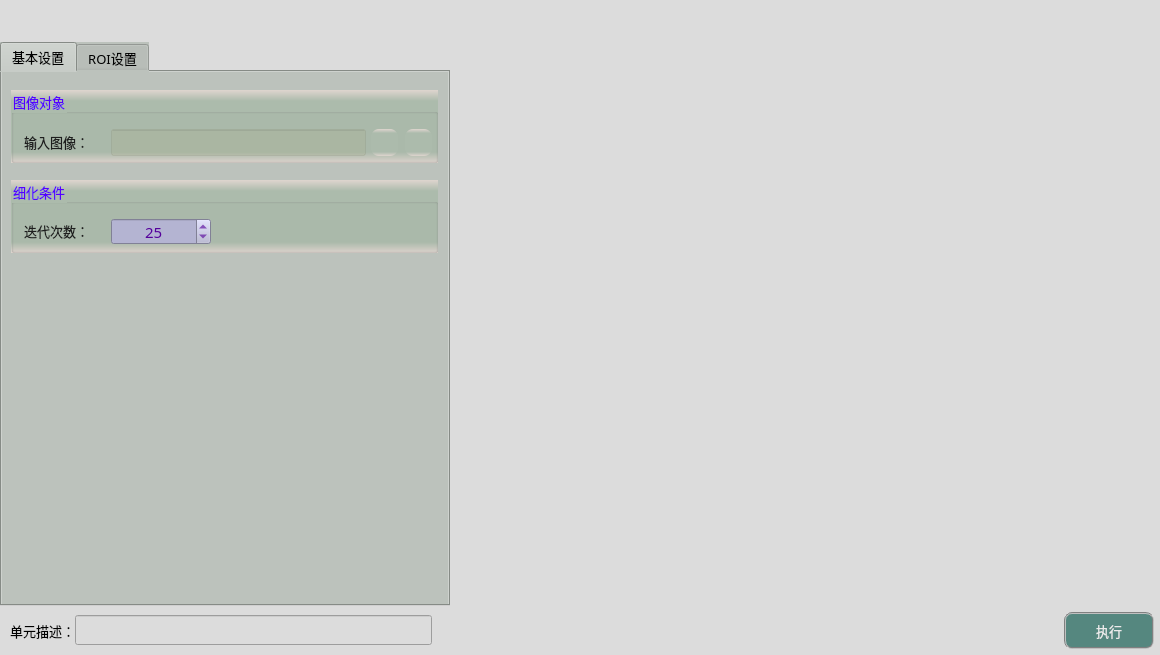
<?xml version="1.0" encoding="UTF-8"?>
<ui version="4.0">
 <class>frmSkeletonClass</class>
 <widget class="QDialog" name="frmSkeletonClass">
  <property name="geometry">
   <rect>
    <x>0</x>
    <y>0</y>
    <width>1160</width>
    <height>655</height>
   </rect>
  </property>
  <property name="sizePolicy">
   <sizepolicy hsizetype="Fixed" vsizetype="Fixed">
    <horstretch>0</horstretch>
    <verstretch>0</verstretch>
   </sizepolicy>
  </property>
  <property name="minimumSize">
   <size>
    <width>1160</width>
    <height>655</height>
   </size>
  </property>
  <property name="maximumSize">
   <size>
    <width>1160</width>
    <height>655</height>
   </size>
  </property>
  <property name="windowTitle">
   <string>图像细化</string>
  </property>
  <property name="styleSheet">
   <string notr="true">background-color: rgb(220, 220, 220);</string>
  </property>
  <layout class="QGridLayout" name="gridLayout">
   <property name="leftMargin">
    <number>0</number>
   </property>
   <property name="topMargin">
    <number>0</number>
   </property>
   <property name="rightMargin">
    <number>0</number>
   </property>
   <property name="bottomMargin">
    <number>0</number>
   </property>
   <property name="spacing">
    <number>1</number>
   </property>
   <item row="0" column="2">
    <spacer name="verticalSpacer">
     <property name="orientation">
      <enum>Qt::Vertical</enum>
     </property>
     <property name="sizeType">
      <enum>QSizePolicy::Fixed</enum>
     </property>
     <property name="sizeHint" stdset="0">
      <size>
       <width>20</width>
       <height>42</height>
      </size>
     </property>
    </spacer>
   </item>
   <item row="2" column="0">
    <spacer name="verticalSpacer_4">
     <property name="orientation">
      <enum>Qt::Vertical</enum>
     </property>
     <property name="sizeType">
      <enum>QSizePolicy::Fixed</enum>
     </property>
     <property name="sizeHint" stdset="0">
      <size>
       <width>20</width>
       <height>5</height>
      </size>
     </property>
    </spacer>
   </item>
   <item row="0" column="0">
    <spacer name="verticalSpacer_2">
     <property name="orientation">
      <enum>Qt::Vertical</enum>
     </property>
     <property name="sizeType">
      <enum>QSizePolicy::Fixed</enum>
     </property>
     <property name="sizeHint" stdset="0">
      <size>
       <width>20</width>
       <height>42</height>
      </size>
     </property>
    </spacer>
   </item>
   <item row="1" column="0">
    <widget class="QTabWidget" name="tabWidget">
     <property name="sizePolicy">
      <sizepolicy hsizetype="Fixed" vsizetype="Expanding">
       <horstretch>0</horstretch>
       <verstretch>0</verstretch>
      </sizepolicy>
     </property>
     <property name="minimumSize">
      <size>
       <width>450</width>
       <height>550</height>
      </size>
     </property>
     <property name="maximumSize">
      <size>
       <width>16777215</width>
       <height>16777215</height>
      </size>
     </property>
     <property name="font">
      <font>
       <family>微软雅黑</family>
       <pointsize>10</pointsize>
      </font>
     </property>
     <property name="styleSheet">
      <string notr="true">background-color: #bcc2bc;</string>
     </property>
     <property name="currentIndex">
      <number>0</number>
     </property>
     <widget class="QWidget" name="tab">
      <attribute name="title">
       <string>基本设置</string>
      </attribute>
      <widget class="QGroupBox" name="groupCamera">
       <property name="geometry">
        <rect>
         <x>9</x>
         <y>18</y>
         <width>427</width>
         <height>73</height>
        </rect>
       </property>
       <property name="font">
        <font>
         <family>微软雅黑</family>
         <pointsize>10</pointsize>
        </font>
       </property>
       <property name="styleSheet">
        <string notr="true">background-color: qlineargradient(x1:0, y1:0, x2:0, y2:1, stop:0 #dfd5cf, stop: 0.15 #acbbac, stop: 0.85 #acbbac,stop:1 #dfd5cf);
color: rgb(85, 0, 255);</string>
       </property>
       <property name="title">
        <string>图像对象</string>
       </property>
       <widget class="QLabel" name="label_4">
        <property name="geometry">
         <rect>
          <x>13</x>
          <y>42</y>
          <width>79</width>
          <height>19</height>
         </rect>
        </property>
        <property name="font">
         <font>
          <family>微软雅黑</family>
          <pointsize>10</pointsize>
         </font>
        </property>
        <property name="styleSheet">
         <string notr="true">color: rgb(30, 30, 30);
background: transparent;</string>
        </property>
        <property name="text">
         <string>输入图像：</string>
        </property>
       </widget>
       <widget class="QLineEdit" name="txtLinkImage">
        <property name="geometry">
         <rect>
          <x>100</x>
          <y>39</y>
          <width>255</width>
          <height>27</height>
         </rect>
        </property>
        <property name="font">
         <font>
          <family>微软雅黑</family>
          <pointsize>10</pointsize>
         </font>
        </property>
        <property name="styleSheet">
         <string notr="true">color: rgb(0, 0, 200);
background-color: rgba(170, 170, 127,50);</string>
        </property>
        <property name="alignment">
         <set>Qt::AlignCenter</set>
        </property>
        <property name="readOnly">
         <bool>true</bool>
        </property>
       </widget>
       <widget class="QPushButton" name="btnLinkImage">
        <property name="geometry">
         <rect>
          <x>360</x>
          <y>39</y>
          <width>27</width>
          <height>27</height>
         </rect>
        </property>
        <property name="toolTip">
         <string>链接图像</string>
        </property>
        <property name="styleSheet">
         <string notr="true">QWidget{ border:none;border-radius: 8px;padding: 2px 4px;}
QPushButton:hover{ background-color: rgba(85, 150, 127, 100);}
QPushButton:pressed{background-color: rgba(85, 180, 127, 160);}</string>
        </property>
        <property name="text">
         <string/>
        </property>
        <property name="icon">
         <iconset resource="sub_res.qrc">
          <normaloff>:/resource/link.png</normaloff>:/resource/link.png</iconset>
        </property>
        <property name="iconSize">
         <size>
          <width>27</width>
          <height>27</height>
         </size>
        </property>
       </widget>
       <widget class="QPushButton" name="btnDelLinkImage">
        <property name="geometry">
         <rect>
          <x>394</x>
          <y>39</y>
          <width>27</width>
          <height>27</height>
         </rect>
        </property>
        <property name="toolTip">
         <string>删除图像链接</string>
        </property>
        <property name="styleSheet">
         <string notr="true">QWidget{ border:none;border-radius: 8px;padding: 2px 4px;}
QPushButton:hover{ background-color: rgba(226, 142, 162, 100);}
QPushButton:pressed{background-color: rgba(226, 172, 162, 200);}</string>
        </property>
        <property name="text">
         <string/>
        </property>
        <property name="icon">
         <iconset resource="sub_res.qrc">
          <normaloff>:/resource/del_link.png</normaloff>:/resource/del_link.png</iconset>
        </property>
        <property name="iconSize">
         <size>
          <width>27</width>
          <height>27</height>
         </size>
        </property>
       </widget>
      </widget>
      <widget class="QGroupBox" name="groupCamera_2">
       <property name="geometry">
        <rect>
         <x>9</x>
         <y>108</y>
         <width>427</width>
         <height>73</height>
        </rect>
       </property>
       <property name="font">
        <font>
         <family>微软雅黑</family>
         <pointsize>10</pointsize>
        </font>
       </property>
       <property name="styleSheet">
        <string notr="true">background-color: qlineargradient(x1:0, y1:0, x2:0, y2:1, stop:0 #dfd5cf, stop: 0.15 #acbbac, stop: 0.85 #acbbac,stop:1 #dfd5cf);
color: rgb(85, 0, 255);</string>
       </property>
       <property name="title">
        <string>细化条件</string>
       </property>
       <widget class="QSpinBox" name="spinIterateNum">
        <property name="geometry">
         <rect>
          <x>100</x>
          <y>38</y>
          <width>100</width>
          <height>27</height>
         </rect>
        </property>
        <property name="font">
         <font>
          <family>微软雅黑</family>
          <pointsize>11</pointsize>
         </font>
        </property>
        <property name="styleSheet">
         <string notr="true">QWidget{color: rgb(85, 0, 155);background-color: rgb(180, 180, 210);}
QSpinBox::up-button{
    border:transparent;
}
QSpinBox::down-button{
    border:transparent;
}
QSpinBox::up-arrow{
    image:url(:/resource/up.png);
}
QSpinBox::down-arrow{
    image:url(:/resource/down.png);
}</string>
        </property>
        <property name="alignment">
         <set>Qt::AlignCenter</set>
        </property>
        <property name="minimum">
         <number>0</number>
        </property>
        <property name="maximum">
         <number>100</number>
        </property>
        <property name="value">
         <number>25</number>
        </property>
       </widget>
       <widget class="QLabel" name="label_5">
        <property name="geometry">
         <rect>
          <x>13</x>
          <y>41</y>
          <width>79</width>
          <height>19</height>
         </rect>
        </property>
        <property name="font">
         <font>
          <family>微软雅黑</family>
          <pointsize>10</pointsize>
          <weight>50</weight>
          <bold>false</bold>
         </font>
        </property>
        <property name="styleSheet">
         <string notr="true">color: rgb(30, 30, 30);
background: transparent;</string>
        </property>
        <property name="text">
         <string>迭代次数：</string>
        </property>
       </widget>
      </widget>
     </widget>
     <widget class="QWidget" name="tab_2">
      <attribute name="title">
       <string>ROI设置</string>
      </attribute>
      <widget class="QGroupBox" name="groupCamera_8">
       <property name="geometry">
        <rect>
         <x>9</x>
         <y>18</y>
         <width>427</width>
         <height>73</height>
        </rect>
       </property>
       <property name="font">
        <font>
         <family>微软雅黑</family>
         <pointsize>10</pointsize>
        </font>
       </property>
       <property name="styleSheet">
        <string notr="true">background-color: qlineargradient(x1:0, y1:0, x2:0, y2:1, stop:0 #dfd5cf, stop: 0.15 #acbbac, stop: 0.85 #acbbac,stop:1 #dfd5cf);
color: rgb(85, 0, 255);</string>
       </property>
       <property name="title">
        <string>ROI对象</string>
       </property>
       <widget class="QCheckBox" name="checkUseROI">
        <property name="geometry">
         <rect>
          <x>13</x>
          <y>36</y>
          <width>93</width>
          <height>27</height>
         </rect>
        </property>
        <property name="sizePolicy">
         <sizepolicy hsizetype="Fixed" vsizetype="Fixed">
          <horstretch>0</horstretch>
          <verstretch>0</verstretch>
         </sizepolicy>
        </property>
        <property name="font">
         <font>
          <family>微软雅黑</family>
          <pointsize>10</pointsize>
         </font>
        </property>
        <property name="styleSheet">
         <string notr="true">QCheckBox{
    color: rgb(30, 30, 30);
	border-style: flat;
	background: transparent;
}
QCheckBox::indicator {
    width: 17px;
    height: 17px;    
}
QCheckBox::indicator::unchecked {
    image: url(:/resource/untick.png);
}
QCheckBox::indicator::checked {
    image: url(:/resource/tick.png);
};</string>
        </property>
        <property name="text">
         <string>使用ROI</string>
        </property>
        <property name="iconSize">
         <size>
          <width>22</width>
          <height>22</height>
         </size>
        </property>
       </widget>
       <widget class="QComboBox" name="comboROIShape">
        <property name="geometry">
         <rect>
          <x>130</x>
          <y>35</y>
          <width>95</width>
          <height>30</height>
         </rect>
        </property>
        <property name="font">
         <font>
          <family>微软雅黑</family>
          <pointsize>10</pointsize>
         </font>
        </property>
        <property name="styleSheet">
         <string notr="true">QComboBox {
    border: 1px solid gray;
    border-radius: 3px;  
    min-width: 5em;
    color: rgb(0, 0, 200);
	background-color: rgba(170, 170, 127,100);
}
QComboBox::drop-down {
    subcontrol-origin: padding;
    subcontrol-position: top right;
    width: 15px; 
    border-left-width: 1px;
    border-left-color: darkgray;
    border-left-style: solid;
    border-top-right-radius: 3px;
    border-bottom-right-radius: 3px;
}

QComboBox::down-arrow {
    image: url(:/resource/down.png);
} 
QComboBox::down-arrow:on {
    top: 1px;
    left: 1px;
}</string>
        </property>
        <item>
         <property name="text">
          <string>矩形</string>
         </property>
        </item>
        <item>
         <property name="text">
          <string>旋转矩形</string>
         </property>
        </item>
        <item>
         <property name="text">
          <string>圆形</string>
         </property>
        </item>
        <item>
         <property name="text">
          <string>多边形</string>
         </property>
        </item>
       </widget>
       <widget class="QPushButton" name="btnAddROI">
        <property name="geometry">
         <rect>
          <x>270</x>
          <y>34</y>
          <width>66</width>
          <height>32</height>
         </rect>
        </property>
        <property name="sizePolicy">
         <sizepolicy hsizetype="Fixed" vsizetype="Fixed">
          <horstretch>0</horstretch>
          <verstretch>0</verstretch>
         </sizepolicy>
        </property>
        <property name="minimumSize">
         <size>
          <width>60</width>
          <height>30</height>
         </size>
        </property>
        <property name="font">
         <font>
          <family>微软雅黑</family>
          <pointsize>9</pointsize>
         </font>
        </property>
        <property name="styleSheet">
         <string notr="true">QWidget{ background-color: rgba(9, 42, 47, 200);}
QWidget{ color: rgb(235, 235, 235);}
QWidget{ border: 2px groove gray;border-radius: 5px;padding: 2px 4px;}
QPushButton:hover{ background-color: rgb(9, 62, 52);}
QPushButton:pressed{background-color: rgb(9, 82, 72);}</string>
        </property>
        <property name="text">
         <string>添加</string>
        </property>
       </widget>
       <widget class="QPushButton" name="btnDeleteROI">
        <property name="geometry">
         <rect>
          <x>350</x>
          <y>34</y>
          <width>66</width>
          <height>32</height>
         </rect>
        </property>
        <property name="minimumSize">
         <size>
          <width>60</width>
          <height>30</height>
         </size>
        </property>
        <property name="font">
         <font>
          <family>微软雅黑</family>
          <pointsize>9</pointsize>
         </font>
        </property>
        <property name="styleSheet">
         <string notr="true">QWidget{ background-color: rgba(97, 63, 56, 200);}
QWidget{ color: rgb(235, 235, 235);}
QWidget{ border: 2px groove gray;border-radius: 5px;padding: 2px 4px;}
QPushButton:hover{ background-color: rgb(97, 83, 76);}
QPushButton:pressed{background-color: rgb(117, 83, 96);}</string>
        </property>
        <property name="text">
         <string>删除</string>
        </property>
       </widget>
      </widget>
     </widget>
    </widget>
   </item>
   <item row="3" column="0" colspan="3">
    <layout class="QHBoxLayout" name="horizontalLayout">
     <property name="spacing">
      <number>0</number>
     </property>
     <property name="bottomMargin">
      <number>6</number>
     </property>
     <item>
      <spacer name="horizontalSpacer">
       <property name="orientation">
        <enum>Qt::Horizontal</enum>
       </property>
       <property name="sizeType">
        <enum>QSizePolicy::Fixed</enum>
       </property>
       <property name="sizeHint" stdset="0">
        <size>
         <width>10</width>
         <height>20</height>
        </size>
       </property>
      </spacer>
     </item>
     <item>
      <widget class="QLabel" name="label_3">
       <property name="sizePolicy">
        <sizepolicy hsizetype="Fixed" vsizetype="Fixed">
         <horstretch>0</horstretch>
         <verstretch>0</verstretch>
        </sizepolicy>
       </property>
       <property name="maximumSize">
        <size>
         <width>83</width>
         <height>25</height>
        </size>
       </property>
       <property name="font">
        <font>
         <family>微软雅黑</family>
         <pointsize>10</pointsize>
        </font>
       </property>
       <property name="styleSheet">
        <string notr="true">background-color: rgba(255, 255, 255, 0);</string>
       </property>
       <property name="text">
        <string>单元描述：</string>
       </property>
      </widget>
     </item>
     <item>
      <widget class="QLineEdit" name="txtDescribe">
       <property name="sizePolicy">
        <sizepolicy hsizetype="Fixed" vsizetype="Fixed">
         <horstretch>0</horstretch>
         <verstretch>0</verstretch>
        </sizepolicy>
       </property>
       <property name="minimumSize">
        <size>
         <width>357</width>
         <height>30</height>
        </size>
       </property>
       <property name="maximumSize">
        <size>
         <width>16777215</width>
         <height>30</height>
        </size>
       </property>
       <property name="font">
        <font>
         <family>微软雅黑</family>
         <pointsize>10</pointsize>
        </font>
       </property>
      </widget>
     </item>
     <item>
      <spacer name="horizontalSpacer_8">
       <property name="orientation">
        <enum>Qt::Horizontal</enum>
       </property>
       <property name="sizeHint" stdset="0">
        <size>
         <width>40</width>
         <height>20</height>
        </size>
       </property>
      </spacer>
     </item>
     <item>
      <widget class="QPushButton" name="btnExecute">
       <property name="minimumSize">
        <size>
         <width>90</width>
         <height>37</height>
        </size>
       </property>
       <property name="font">
        <font>
         <family>微软雅黑</family>
         <pointsize>10</pointsize>
        </font>
       </property>
       <property name="styleSheet">
        <string notr="true">QWidget{ background-color: rgb(85, 135, 127);}
QWidget{ color: rgb(235, 235, 235);}
QWidget{ border: 2px groove gray;border-radius: 8px;padding: 2px 4px;}
QPushButton:hover{ background-color: rgb(85, 155, 127);}
QPushButton:pressed{background-color: rgb(85, 175, 127);}</string>
       </property>
       <property name="text">
        <string>执行</string>
       </property>
      </widget>
     </item>
     <item>
      <spacer name="horizontalSpacer_2">
       <property name="orientation">
        <enum>Qt::Horizontal</enum>
       </property>
       <property name="sizeType">
        <enum>QSizePolicy::Fixed</enum>
       </property>
       <property name="sizeHint" stdset="0">
        <size>
         <width>6</width>
         <height>20</height>
        </size>
       </property>
      </spacer>
     </item>
    </layout>
   </item>
   <item row="1" column="2">
    <layout class="QGridLayout" name="imageLayout">
     <property name="spacing">
      <number>1</number>
     </property>
    </layout>
   </item>
   <item row="1" column="1">
    <spacer name="horizontalSpacer_3">
     <property name="orientation">
      <enum>Qt::Horizontal</enum>
     </property>
     <property name="sizeType">
      <enum>QSizePolicy::Fixed</enum>
     </property>
     <property name="sizeHint" stdset="0">
      <size>
       <width>3</width>
       <height>20</height>
      </size>
     </property>
    </spacer>
   </item>
  </layout>
 </widget>
 <layoutdefault spacing="6" margin="11"/>
 <resources>
  <include location="sub_res.qrc"/>
  <include location="../ImageView/sub_res.qrc"/>
 </resources>
 <connections/>
</ui>
